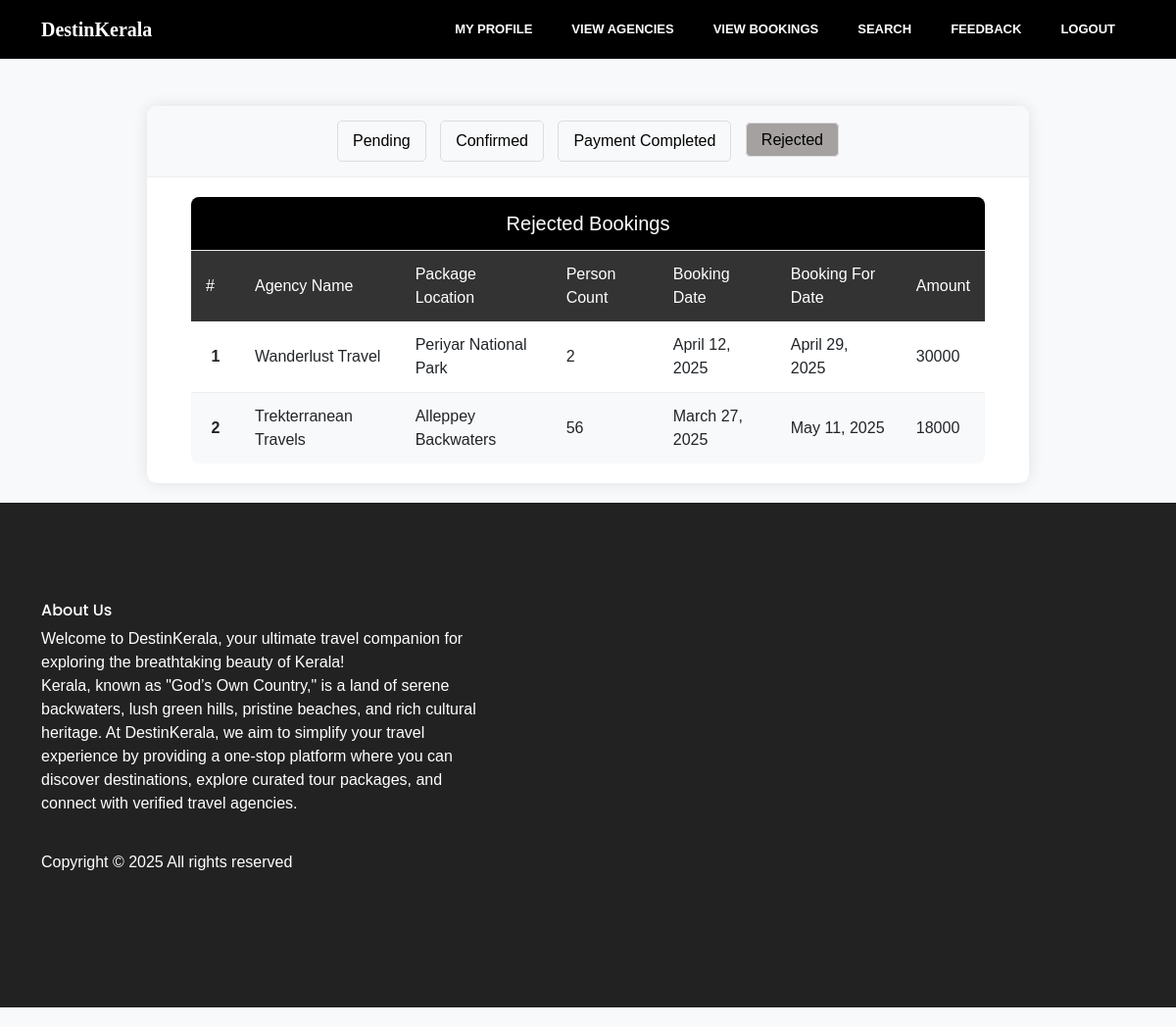
The app's page /User/RBooking/ (signed in) with its own data.
### User/models.py (models this page shows)
class  tbl_packagebooking(models.Model):
    packagebooking_status=models.IntegerField(default=0)
    packagebooking_date=models.DateField(auto_now=True)
    packagebooking_fordate=models.DateField()
    user_id=models.ForeignKey(tbl_user,on_delete=models.CASCADE)
    packagelocation_id=models.ForeignKey(tbl_packagelocation,on_delete=models.CASCADE)
    person_count=models.IntegerField(default=0)

### TravelAgency/models.py (models this page shows)
class tbl_packagelocation(models.Model):
    package_id = models.ForeignKey(tbl_package, on_delete=models.CASCADE)
    location_id = models.ForeignKey(tbl_location,on_delete=models.CASCADE)

class tbl_package(models.Model):
    package_name = models.CharField(max_length=100)
    package_price = models.CharField(max_length=100)
    package_details = models.CharField(max_length=1000)
    package_type_id = models.ForeignKey(tbl_package_type, on_delete=models.CASCADE)
    agency = models.ForeignKey(tbl_travelagency,on_delete=models.CASCADE)

### Guest/models.py (models this page shows)
class tbl_travelagency(models.Model):
    agency_place = models.ForeignKey(tbl_place, on_delete=models.CASCADE)
    agency_name=  models.CharField(max_length=50)
    agency_email = models.CharField(max_length=50)
    agency_contact = models.CharField(max_length=50)
    agency_address = models.CharField(max_length=50)
    agency_photo = models.FileField(upload_to='Assets/Files/User')
    agency_license = models.FileField(upload_to='Assets/Files/User')
    agency_password = models.CharField(max_length=50)
    agency_status = models.IntegerField(default=0)

### Admin/models.py (models this page shows)
class tbl_location(models.Model):
    place_id=models.ForeignKey(tbl_place,on_delete=models.CASCADE)
    location_name=models.CharField(max_length=50)
    location_photo=models.FileField(upload_to='Assets/Files/User')

### User/views.py (the view)
# urls.py: path('RBooking/',views.rbooking,name='RBooking'),
def rbooking(request):
    if "uid" in request.session:
        booking=tbl_packagebooking.objects.filter(user_id=request.session['uid'],packagebooking_status=2)
        return render(request,'User/RBooking.html',{'booking':booking})
    else:
        return redirect("Guest:login")

### User/Templates/User/RBooking.html (shortened to what this page needs)
{% extends 'User/Header.html' %}
{% block content %}
<!DOCTYPE html>
<html lang="en">
<head>
    <link href="https://cdn.jsdelivr.net/npm/bootstrap@5.3.0/dist/css/bootstrap.min.css" rel="stylesheet">
</head>
<body>
    <div class="container">
        <div class="booking-container">
            <div class="booking-nav">
                <a href="{% url 'User:ViewBookings' %}" class="btn">Pending</a>
                <a href="{% url 'User:CBooking' %}" class="btn">Confirmed</a>
                <a href="{% url 'User:PCBooking' %}" class="btn">Payment Completed</a>
                <a class="view" href="{% url 'User:RBooking' %}" class="btn">Rejected</a>
            </div>
            <table class="booking-table table-hover">
                <thead>
                    <tr>
                        <td colspan="7" class="table-header">Rejected Bookings</td>
                    </tr>
                    <tr>
                        <th>#</th>
                        <th>Agency Name</th>
                        <th>Package Location</th>
                        <th>Person Count</th>
                        <th>Booking Date</th>
                        <th>Booking For Date</th>
                        <th>Amount</th>
                    </tr>
                </thead>
                <tbody>
                    {% for i in booking %}
                    <tr>
                        <td class="counter-cell">{{forloop.counter}}</td>
                        <td>{{i.packagelocation_id.package_id.agency.agency_name}}</td>
                        <td>{{i.packagelocation_id.location_id.location_name}}</td>
                        <td>{{i.person_count}}</td>
                        <td>{{i.packagebooking_date}}</td>
                        <td>{{i.packagebooking_fordate}}</td>
                        <td>{{i.packagelocation_id.package_id.package_price}}</td>
                    </tr>
                    {% endfor %}
                </tbody>
            </table>
        </div>
    </div>
</body>
</html>
{% endblock %}

### Guest/static/Main/css/main.css (style rules this page uses)
body { color: #777777; font-family: "Poppins", sans-serif; font-size: 14px; font-weight: 300; line-height: 1.625em; position: relative; }
a { -webkit-transition: all 0.3s ease 0s; -moz-transition: all 0.3s ease 0s; -o-transition: all 0.3s ease 0s; transition: all 0.3s ease 0s; }
a, a:focus, a:hover { text-decoration: none; outline: 0; }
td, th { border-radius: 0px; }

### User/Templates/User/RBooking.html (style rules this page uses)
body { background-color: #f8f9fa; font-family: 'Arial', sans-serif; padding-top: 20px; padding-bottom: 20px; }
.booking-container { max-width: 900px; margin: 0 auto; background-color: white; border-radius: 10px; box-shadow: 0 0 15px rgba(0, 0, 0, 0.1); overflow: hidden; padding-bottom: 20px; }
.booking-nav { background-color: #f8f9fa; padding: 15px; margin-bottom: 20px; border-bottom: 1px solid #eee; text-align: center; }
.booking-nav a { color: #000; text-decoration: none; padding: 8px 15px; margin: 0 5px; border: 1px solid #ddd; border-radius: 5px; transition: all 0.3s ease; }
.booking-table { width: 90%; margin: 0 auto; border-collapse: separate; border-spacing: 0; border-radius: 8px; overflow: hidden; }
.table-header { background-color: #000; color: white; font-size: 20px; text-align: center; padding: 15px; }
.booking-table th { background-color: #333; color: white; padding: 12px 15px; font-weight: normal; }
.booking-table td { padding: 12px 15px; border-bottom: 1px solid #eee; }
.booking-table tr:last-child td { border-bottom: none; }
.booking-table tr:nth-child(even) { background-color: #f8f9fa; }
.counter-cell { text-align: center; font-weight: bold; width: 50px; }
.view { background-color: rgb(165, 161, 161); }

### records on screen
tbl_packagebooking: packagelocation_id.package_id.agency.agency_name "Wanderlust Travel", packagelocation_id.location_id.location_name "Periyar National Park", person_count "2", packagebooking_date "April 12, 2025", packagebooking_fordate "April 29, 2025", packagelocation_id.package_id.package_price "30000"
tbl_packagebooking: packagelocation_id.package_id.agency.agency_name "Trekterranean Travels", packagelocation_id.location_id.location_name "Alleppey Backwaters", person_count "56", packagebooking_date "March 27, 2025", packagebooking_fordate "May 11, 2025", packagelocation_id.package_id.package_price "18000"
